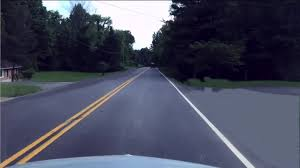
#> input picture OPENCV/OpenCV Scripts/Basic/Photos/lane_2.jpg, 300 x 168 px
$ python lane_detection_houghlinesP.py
#> lines starting #> are read from the running program, lines starting #| are printed output that depends on the picture; after the words box and inside, x2 and y2 are one past the last pixel; in counts of white or black regions, pixels touching at a corner belong together
import cv2 as cv
from cv2 import addWeighted
import numpy as np
import matplotlib.pyplot as plt

img1 = cv.imread('Photos/lane_2.jpg')
#> img1 is the input picture: shape (168, 300, 3); mean B, G, R 94.7, 76.1, 72.6
img=cv.cvtColor(img1,cv.COLOR_BGR2RGB)
height=img.shape[0]
#> height = 168
width=img.shape[1]
#> width = 300

vertices_of_interest=[
    (0,height),
    (width/2,height/3),
    (width,height)
]
#> vertices_of_interest = [(0, 168), (150, 56), (300, 168)]

gray=cv.cvtColor(img,cv.COLOR_BGR2GRAY)
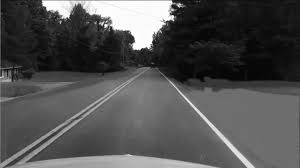
#> gray: shape (168, 300); min 4, max 255, mean 81.3
canny=cv.Canny(gray,80,175)
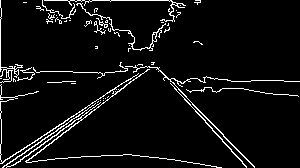
#> canny: shape (168, 300); 5.8% white in thin lines or dots

def masking(image,vertices):
    blank=np.zeros_like(image)
    channel_color=255
    mask=cv.fillPoly(blank,vertices,channel_color)
    masked_image=cv.bitwise_and(mask,image)
    return masked_image

def draw_lines(image,lines1):
    img1=np.copy(image)
    blank=np.zeros_like(image,dtype=np.uint8)
    for line in lines1:
        for x1,y1,x2,y2 in line:
            cv.line(blank,(x1,y1),(x2,y2),(0,255,0),thickness=2)
    img=cv.addWeighted(img1,0.8,blank,1,0.0)
    return img

cropped_img=masking(canny,np.array([vertices_of_interest],np.int32))
#> in masking, `mask=cv.fillPoly(blank,vertices,channel_color)`:
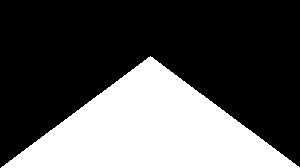
#> mask: shape (168, 300); 33.4% white; 1 white region, box (x1, y1, x2, y2) and area: (1, 56, 300, 168) 16838
#> in masking, `masked_image=cv.bitwise_and(mask,image)`:
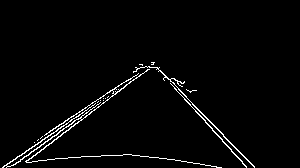
#> masked_image: shape (168, 300); 2.5% white in thin lines or dots, all inside (x1, y1, x2, y2) = (2, 62, 255, 168)
lines=cv.HoughLinesP(cropped_img,6,np.pi/180,threshold=150,minLineLength=40,maxLineGap=15)
#> lines = [[78, 116, 126, 80], [37, 144, 107, 92], [10, 166, 94, 107], [151, 62, 223, 134], [26, 162, 154, 62], [2, 167, 80, 114], [170, 83, 246, 167], [34, 142, 128, 79]]
img_with_lines=draw_lines(img1,lines)
#> the loop in draw_lines, `for line in lines1:` made 8 passes
#> after the loop in draw_lines, `for line in lines1:`:
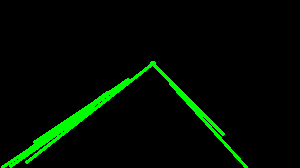
#> blank: shape (168, 300, 3); mean of channels 0, 1, 2 0, 11.2, 0; drawn as B, G, R
#> in draw_lines, `img=cv.addWeighted(img1,0.8,blank,1,0.0)`:
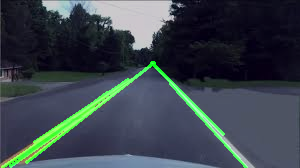
#> img: shape (168, 300, 3); mean B, G, R 75.7, 67.9, 58.1

plt.figure()
plt.imshow(img_with_lines)
plt.show()

$ run again, with OPENCV/OpenCV Scripts/Basic/Photos/lane_3.jpg copied over OPENCV/OpenCV Scripts/Basic/Photos/lane_2.jpg
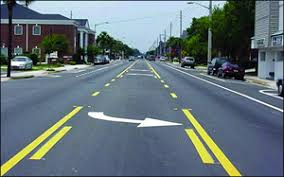
#> input picture OPENCV/OpenCV Scripts/Basic/Photos/lane_3.jpg, 284 x 177 px
#> img1 is the input picture: shape (177, 284, 3); mean B, G, R 121.8, 115.3, 100.2
#> `canny=cv.Canny(gray,80,175)`:
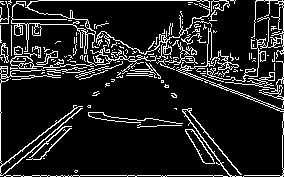
#> canny: shape (177, 284); 12.8% white in thin lines or dots
#> mask: shape (177, 284); 33.4% white; 1 white region, box (x1, y1, x2, y2) and area: (1, 59, 284, 177) 16780
#> masked_image: shape (177, 284); 2.5% white in thin lines or dots, all inside (x1, y1, x2, y2) = (2, 62, 283, 177)
#> lines = [[2, 175, 282, 175], [188, 124, 225, 176], [157, 74, 241, 174], [182, 110, 219, 160], [144, 119, 200, 124], [21, 159, 68, 126]]
#> the loop in draw_lines, `for line in lines1:` made 6 passes
#> in draw_lines, `img=cv.addWeighted(img1,0.8,blank,1,0.0)`:
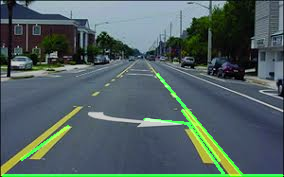
#> img: shape (177, 284, 3); mean B, G, R 97.4, 98.4, 80.2

$ run again, with OPENCV/OpenCV Scripts/Basic/Photos/color_img.jpg copied over OPENCV/OpenCV Scripts/Basic/Photos/lane_2.jpg
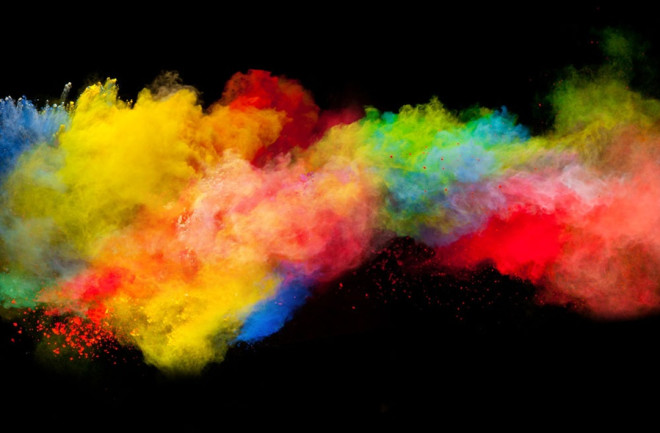
#> input picture OPENCV/OpenCV Scripts/Basic/Photos/color_img.jpg, 660 x 433 px
#> img1 is the input picture: shape (433, 660, 3); mean B, G, R 24.1, 57.9, 88.8
#> `canny=cv.Canny(gray,80,175)`:
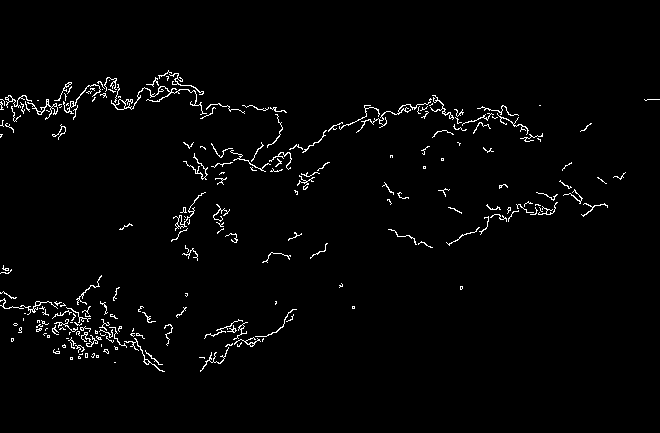
#> canny: shape (433, 660); 2.1% white in thin lines or dots, all inside (x1, y1, x2, y2) = (0, 70, 660, 372)
#> mask: shape (433, 660); 33.4% white; 1 white region, box (x1, y1, x2, y2) and area: (1, 144, 660, 433) 95411
#> masked_image: shape (433, 660); 0.39% white in thin lines or dots, all inside (x1, y1, x2, y2) = (87, 162, 463, 372)
#> lines = [[92, 354, 138, 345]]
#> the loop in draw_lines, `for line in lines1:` made 1 pass
#> in draw_lines, `img=cv.addWeighted(img1,0.8,blank,1,0.0)`:
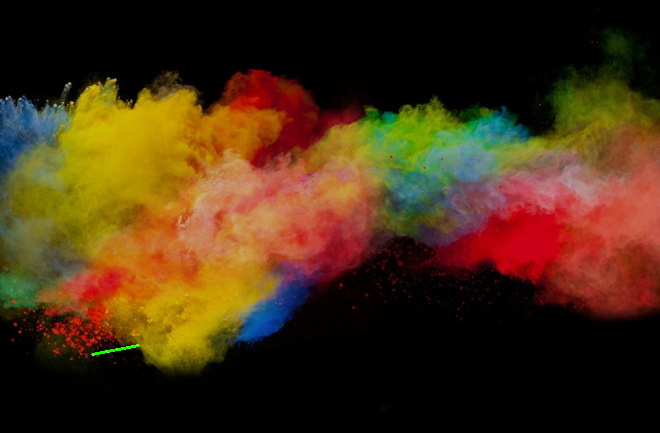
#> img: shape (433, 660, 3); mean B, G, R 19.3, 46.4, 71.1
